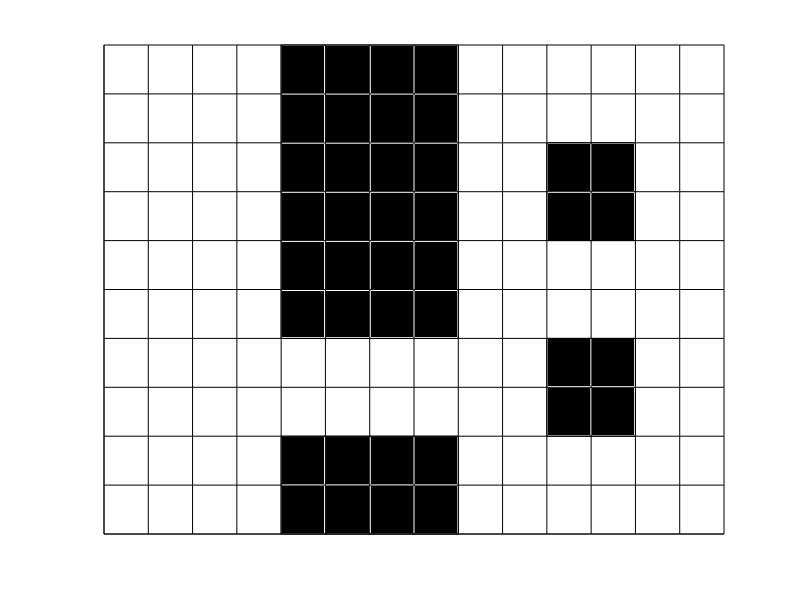

Here is the MATLAB script that generated this plot:
clear all; close all; clc;

xmax = 14;
ymax = 10;

x = linspace(0, 14, 15);
y = linspace(0, 10, 11);

figure(1);
for i = 0:1:xmax
    hold on;
    xs = i .* ones(length(y), 1);
    plot(xs, y, "black");
end
for j = 0:1:ymax
    hold on;
    ys = j .* ones(length(x), 1);
    plot(x, ys, "black");
end

rectangle("Position", [4, 0, 4, 2], 'FaceColor', "black")
rectangle("Position", [4, 4, 4, 6], 'FaceColor', "black")
rectangle("Position", [10, 2, 2, 2], 'FaceColor', "black")
rectangle("Position", [10, 6, 2, 2], 'FaceColor', "black")

set(gca,'XTick',[], 'YTick', [])
axis([0 xmax 0 ymax])